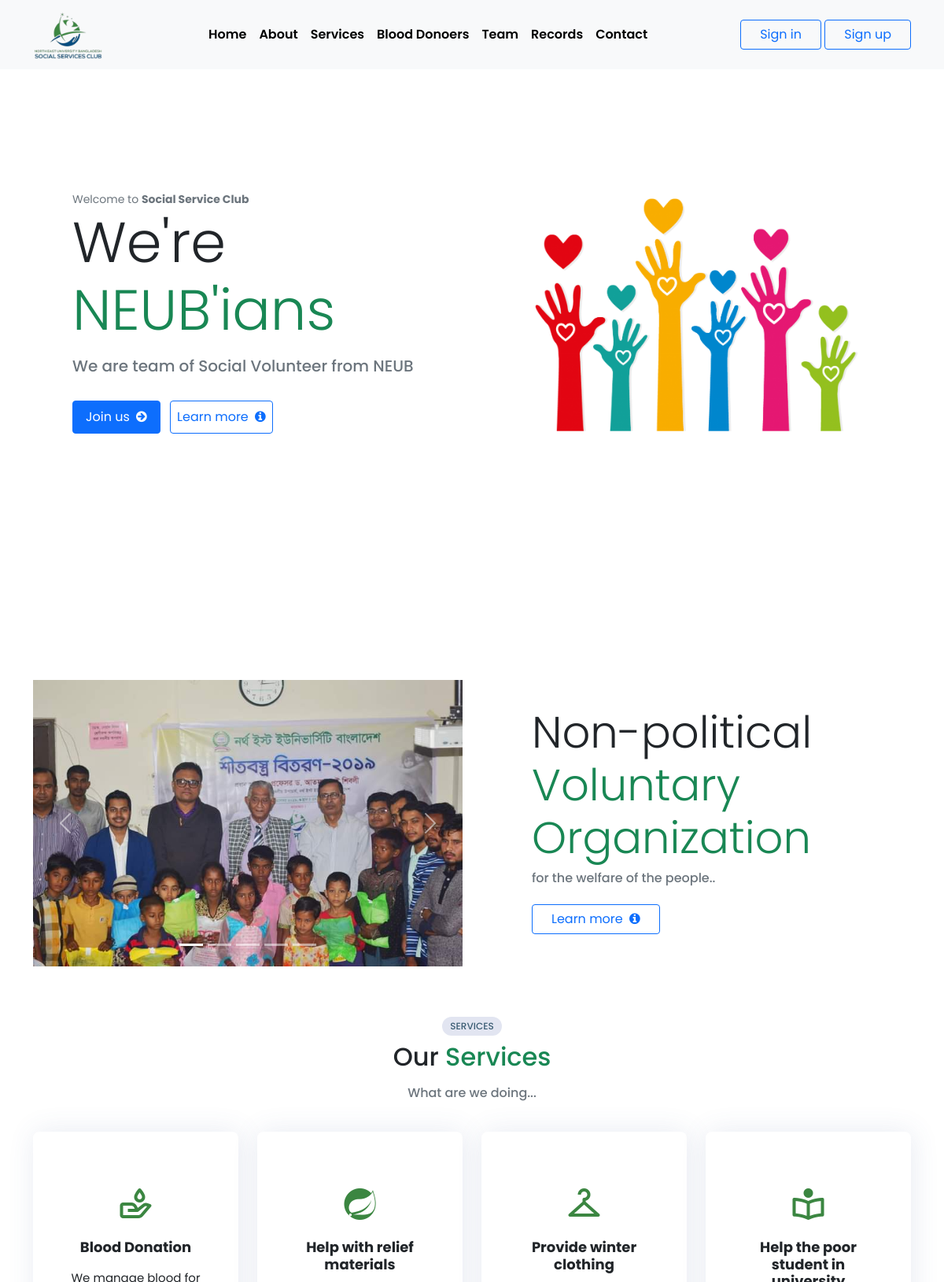
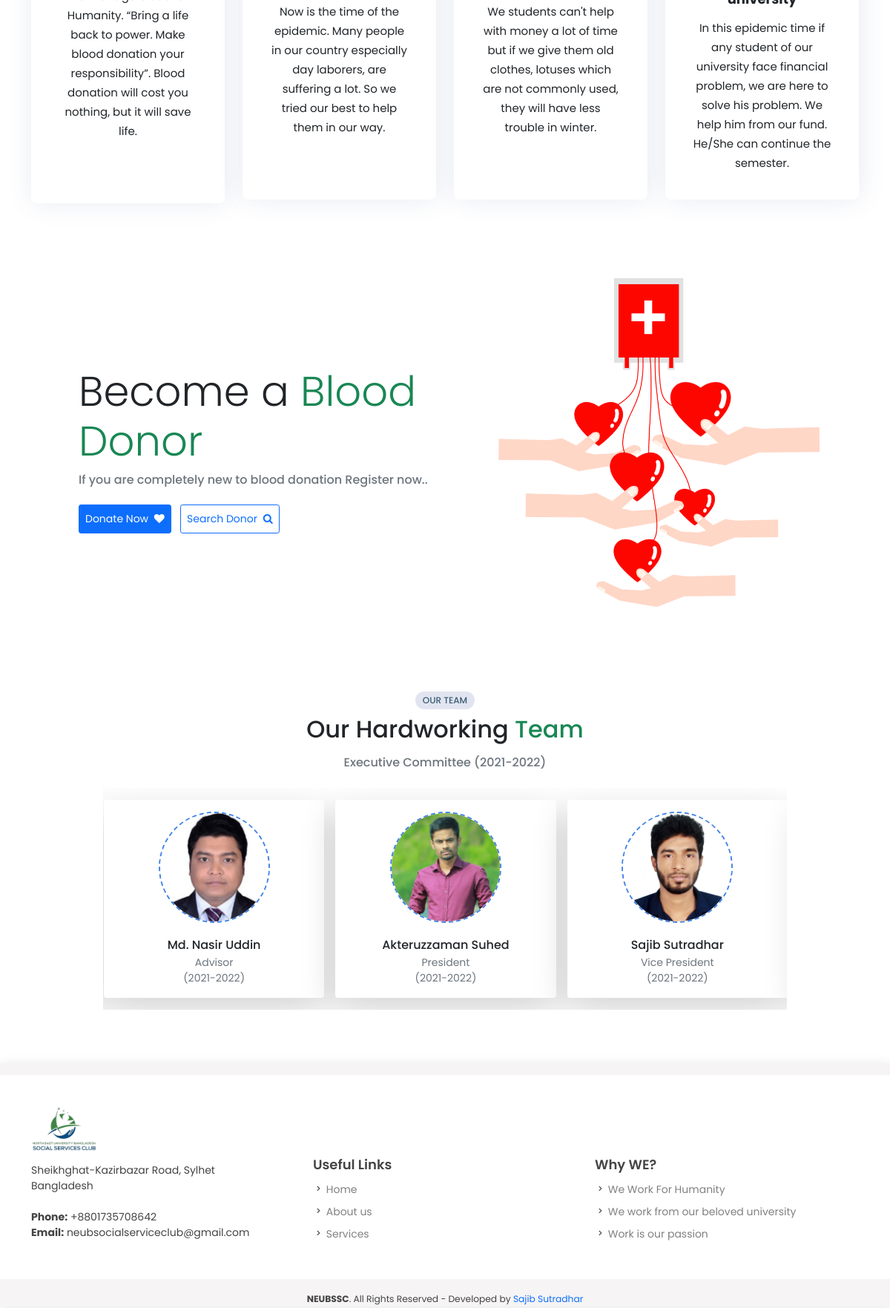
The page / on the database its author committed (2 pictures, top to bottom).
### team/models.py (models this page shows)
class Committee_list(models.Model):
    session = models.CharField(max_length=122)
    active = models.BooleanField(null=True)
    def __str__(self):
        return f"{self.session}"

class Team(models.Model):
    session = models.ForeignKey(Committee_list, on_delete= models.CASCADE)
    name = models.CharField(max_length=122)
    position = models.CharField(max_length=122)
    image = models.ImageField(upload_to ="Images")

### home/views.py (the view)
# urls.py: path('', views.home, name="Home"),
def home(request):
    return render(request, 'home/index.html')

### home/context_preprocessors.py (called while the page is built)
def add_var_to_context(request):
    sign_in = Sign_in()
    search_donor = Search_donor()
    blood_donor_form = user_rei_form()
    current_committee = Committee_list.objects.all().filter(active=True)
    team = Team.objects.all()
    donor = Blood_donor.objects.all()
    return{
        "login_form": sign_in,
        "members" : team,
        "blood_donor_form": blood_donor_form,
        "current_committee": current_committee,
        "list": donor,
        "search_donor": search_donor,
    }

### templates/home/index.html (shortened to what this page needs)
{% extends '../base.html' %}
{% load static %}
{% block body %}
<section >
    <div class="container">
        <div class="row min-vh-100 align-items-center ">
            <div class="col-md-6 ">
                <div class="_header_text ps-3">
                    <small class="text-muted ">Welcome to <strong>Social Service Club</strong></small>
                    <h1 class="display-2 pb-2">We're <span class='text-success'> NEUB'ians</span></h1>
                    <h5 class="pb-4 text-muted ">
                        We are team of Social Volunteer from NEUB
                    </h5>
                    <button type="button" class="btn btn-primary me-2 px-3 py-2 mb-2 " data-bs-toggle="modal" data-bs-target="#sign_up_modal">
                        Join us <i class="fa fa-arrow-circle-right   ms-1 "></i>
                    </button>
                    <a href="/about/" class="btn btn-outline-primary p-2 mb-2 ">Learn more <i class="fa fa-info-circle     ms-1 "></i></a>
                </div>
            </div>
            <div class="col-md-6 py-3">
                <div class="d-flex justify-content-center">
                    <img class="img-fluid w-75 mx-auto" src="{% static 'img/h_1.png' %}" alt="">
                </div>
            </div>
        </div>
    </div>
</section>
{% include 'home/about.html' %}
{% include 'home/services.html' %}
{% include 'home/blood_donor.html' %}
{% include 'home/committee_slider.html' %}
{% endblock body %}

### templates/home/committee_slider.html
<section class='my-5'>
    {% for c in current_committee %}
        <div class="container text-center">
        <h6 class='_section_title'>our TEAM</h6>
        <h2 class='font-weight-bold py-2'>Our Hardworking <span class='text-success'>Team</span> </h2>
        <h6 class='pb-3 text-muted'> Executive Committee ({{c.session}})</h6>
        <div class="row g-5 justify-content-around">
            <div class="col-10 ">
                <div class="owl-carousel owl-theme owl-loaded tm-dv ">
                    {% for member in members %}
                        {% if member.session.session == c.session %}
                            <div class='card border-0 my-3 shadow-lg rounded _cursor_pointer'>
                                <img src="{{member.image.url}}" class="card-img-top w-50 _img_border rounded-circle mt-3 mx-auto " alt="...">
                                <div class="card-body text-center">
                                    <h6 class="card-title my-1">{{member.name}}</h6>
                                    <small class="card-text d-block text-muted">{{member.position}}</small>
                                <small class="card-text d-block text-muted">({{member.session}})</small>
                                </div>
                            </div>
                        {% endif %}
                    {% endfor %}
                </div>
            </div>
        </div>
    {% endfor %}
</section>

### static/assets/css/responsive.css (style rules this page uses)
@media (min-width: 1200px) { ._header_text { padding-left: 50px!important; } }

### static/assets/css/style.css (style rules this page uses)
* { margin: 0; padding: 0; }
body { min-height: 100vh; scroll-behavior: smooth; font-family: "Poppins", sans-serif; }
._section_title { color: #3a5c73; background-color: #e2e5f1; padding: 5px 10px; border-radius: 25px; text-transform: uppercase; font-size: 12px!important; width: fit-content; margin: auto; }
._cursor_pointer { cursor: pointer!important; }
._img_border { border: 2px dashed rgb(67, 132, 230)!important; width: 150px!important; height: 150px!important; cursor: pointer; }

### rows shown on the page
Committee_list: session "2021-2022"
Team: image (picture), name "Md. Nasir Uddin", position "Advisor", session "2021-2022"
Team: image (picture), name "Akteruzzaman Suhed", position "President", session "2021-2022"
Team: image (picture), name "Sajib Sutradhar", position "Vice President", session "2021-2022"
